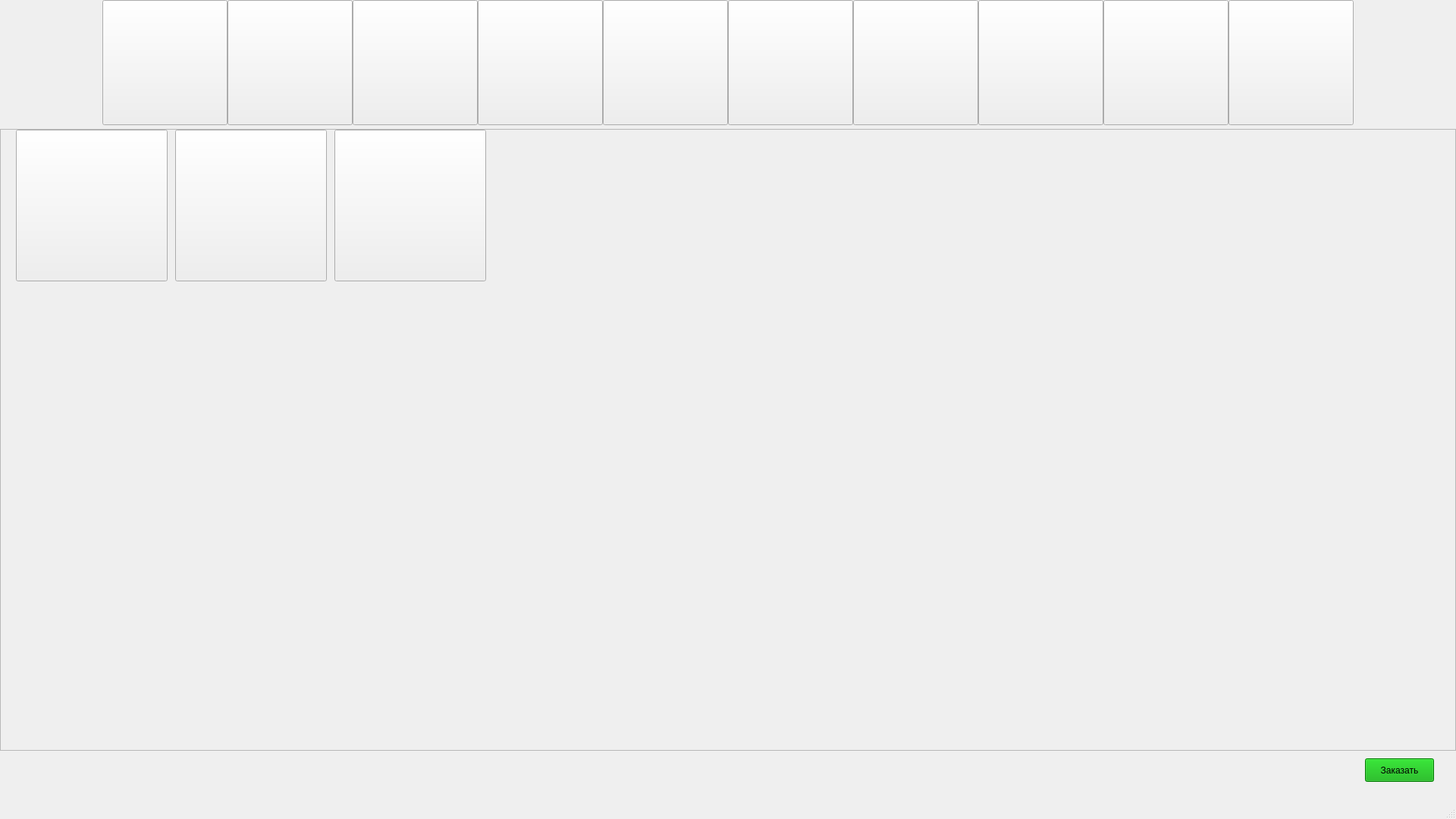
<?xml version="1.0" encoding="UTF-8"?>
<ui version="4.0">
 <class>MainWindow</class>
 <widget class="QMainWindow" name="MainWindow">
  <property name="geometry">
   <rect>
    <x>0</x>
    <y>0</y>
    <width>1920</width>
    <height>1080</height>
   </rect>
  </property>
  <property name="windowTitle">
   <string>MainWindow</string>
  </property>
  <property name="animated">
   <bool>true</bool>
  </property>
  <widget class="QWidget" name="centralwidget">
   <widget class="QPushButton" name="breakfast">
    <property name="geometry">
     <rect>
      <x>135</x>
      <y>0</y>
      <width>165</width>
      <height>165</height>
     </rect>
    </property>
    <property name="text">
     <string/>
    </property>
    <property name="icon">
     <iconset>
      <normaloff>breakfast_300x300 category-panel-left-desktop.jpeg</normaloff>breakfast_300x300 category-panel-left-desktop.jpeg</iconset>
    </property>
    <property name="iconSize">
     <size>
      <width>300</width>
      <height>300</height>
     </size>
    </property>
    <property name="shortcut">
     <string/>
    </property>
    <property name="autoDefault">
     <bool>false</bool>
    </property>
    <property name="default">
     <bool>false</bool>
    </property>
    <property name="flat">
     <bool>false</bool>
    </property>
   </widget>
   <widget class="QPushButton" name="burgers">
    <property name="geometry">
     <rect>
      <x>300</x>
      <y>0</y>
      <width>165</width>
      <height>165</height>
     </rect>
    </property>
    <property name="text">
     <string/>
    </property>
    <property name="icon">
     <iconset>
      <normaloff>burgers_300x300 category-panel-left-desktop.jpeg</normaloff>burgers_300x300 category-panel-left-desktop.jpeg</iconset>
    </property>
    <property name="iconSize">
     <size>
      <width>300</width>
      <height>300</height>
     </size>
    </property>
    <property name="shortcut">
     <string/>
    </property>
    <property name="autoDefault">
     <bool>false</bool>
    </property>
    <property name="default">
     <bool>false</bool>
    </property>
   </widget>
   <widget class="QPushButton" name="ChickenFishSandwiches">
    <property name="geometry">
     <rect>
      <x>465</x>
      <y>0</y>
      <width>165</width>
      <height>165</height>
     </rect>
    </property>
    <property name="text">
     <string/>
    </property>
    <property name="icon">
     <iconset>
      <normaloff>nav_chickenfishsandwiches_160x160 category-panel-left-desktop.jpeg</normaloff>nav_chickenfishsandwiches_160x160 category-panel-left-desktop.jpeg</iconset>
    </property>
    <property name="iconSize">
     <size>
      <width>300</width>
      <height>300</height>
     </size>
    </property>
    <property name="shortcut">
     <string/>
    </property>
    <property name="autoDefault">
     <bool>false</bool>
    </property>
    <property name="default">
     <bool>false</bool>
    </property>
   </widget>
   <widget class="QPushButton" name="McNuggetsAndMeals">
    <property name="geometry">
     <rect>
      <x>630</x>
      <y>0</y>
      <width>165</width>
      <height>165</height>
     </rect>
    </property>
    <property name="text">
     <string/>
    </property>
    <property name="icon">
     <iconset>
      <normaloff>nav_mcnuggetscombo_160x160 category-panel-left-desktop.jpeg</normaloff>nav_mcnuggetscombo_160x160 category-panel-left-desktop.jpeg</iconset>
    </property>
    <property name="iconSize">
     <size>
      <width>300</width>
      <height>300</height>
     </size>
    </property>
    <property name="shortcut">
     <string/>
    </property>
    <property name="autoDefault">
     <bool>false</bool>
    </property>
    <property name="default">
     <bool>false</bool>
    </property>
   </widget>
   <widget class="QPushButton" name="HappyMeal">
    <property name="geometry">
     <rect>
      <x>960</x>
      <y>0</y>
      <width>165</width>
      <height>165</height>
     </rect>
    </property>
    <property name="text">
     <string/>
    </property>
    <property name="icon">
     <iconset>
      <normaloff>nav_happy_meal_160x160 category-panel-left-desktop.jpeg</normaloff>nav_happy_meal_160x160 category-panel-left-desktop.jpeg</iconset>
    </property>
    <property name="iconSize">
     <size>
      <width>300</width>
      <height>300</height>
     </size>
    </property>
    <property name="shortcut">
     <string/>
    </property>
    <property name="autoDefault">
     <bool>false</bool>
    </property>
    <property name="default">
     <bool>false</bool>
    </property>
   </widget>
   <widget class="QPushButton" name="FriesSides">
    <property name="geometry">
     <rect>
      <x>795</x>
      <y>0</y>
      <width>165</width>
      <height>165</height>
     </rect>
    </property>
    <property name="text">
     <string/>
    </property>
    <property name="icon">
     <iconset>
      <normaloff>snacks_sides_300x300 category-panel-left-desktop.jpeg</normaloff>snacks_sides_300x300 category-panel-left-desktop.jpeg</iconset>
    </property>
    <property name="iconSize">
     <size>
      <width>300</width>
      <height>300</height>
     </size>
    </property>
    <property name="shortcut">
     <string/>
    </property>
    <property name="autoDefault">
     <bool>false</bool>
    </property>
    <property name="default">
     <bool>false</bool>
    </property>
   </widget>
   <widget class="QPushButton" name="McCafeCoffees">
    <property name="geometry">
     <rect>
      <x>1125</x>
      <y>0</y>
      <width>165</width>
      <height>165</height>
     </rect>
    </property>
    <property name="text">
     <string/>
    </property>
    <property name="icon">
     <iconset>
      <normaloff>mccafe_300x300 category-panel-left-desktop.jpeg</normaloff>mccafe_300x300 category-panel-left-desktop.jpeg</iconset>
    </property>
    <property name="iconSize">
     <size>
      <width>300</width>
      <height>300</height>
     </size>
    </property>
    <property name="shortcut">
     <string/>
    </property>
    <property name="autoDefault">
     <bool>false</bool>
    </property>
    <property name="default">
     <bool>false</bool>
    </property>
   </widget>
   <widget class="QPushButton" name="McCafeBakery">
    <property name="geometry">
     <rect>
      <x>1290</x>
      <y>0</y>
      <width>165</width>
      <height>165</height>
     </rect>
    </property>
    <property name="text">
     <string/>
    </property>
    <property name="icon">
     <iconset>
      <normaloff>Menu_LeftRail_mcd-160x160 category-panel-left-desktop.jpeg</normaloff>Menu_LeftRail_mcd-160x160 category-panel-left-desktop.jpeg</iconset>
    </property>
    <property name="iconSize">
     <size>
      <width>300</width>
      <height>300</height>
     </size>
    </property>
    <property name="shortcut">
     <string/>
    </property>
    <property name="autoDefault">
     <bool>false</bool>
    </property>
    <property name="default">
     <bool>false</bool>
    </property>
   </widget>
   <widget class="QPushButton" name="SweetsTreats">
    <property name="geometry">
     <rect>
      <x>1455</x>
      <y>0</y>
      <width>165</width>
      <height>165</height>
     </rect>
    </property>
    <property name="text">
     <string/>
    </property>
    <property name="icon">
     <iconset>
      <normaloff>desserts_shakes_300x300 category-panel-left-desktop.jpeg</normaloff>desserts_shakes_300x300 category-panel-left-desktop.jpeg</iconset>
    </property>
    <property name="iconSize">
     <size>
      <width>300</width>
      <height>300</height>
     </size>
    </property>
    <property name="shortcut">
     <string/>
    </property>
    <property name="autoDefault">
     <bool>false</bool>
    </property>
    <property name="default">
     <bool>false</bool>
    </property>
   </widget>
   <widget class="QPushButton" name="beverages">
    <property name="geometry">
     <rect>
      <x>1620</x>
      <y>0</y>
      <width>165</width>
      <height>165</height>
     </rect>
    </property>
    <property name="text">
     <string/>
    </property>
    <property name="icon">
     <iconset>
      <normaloff>drinks_300x300 category-panel-left-desktop.jpeg</normaloff>drinks_300x300 category-panel-left-desktop.jpeg</iconset>
    </property>
    <property name="iconSize">
     <size>
      <width>300</width>
      <height>300</height>
     </size>
    </property>
    <property name="shortcut">
     <string/>
    </property>
    <property name="autoDefault">
     <bool>false</bool>
    </property>
    <property name="default">
     <bool>false</bool>
    </property>
   </widget>
   <widget class="QScrollArea" name="scrollArea">
    <property name="geometry">
     <rect>
      <x>0</x>
      <y>170</y>
      <width>1920</width>
      <height>820</height>
     </rect>
    </property>
    <property name="widgetResizable">
     <bool>true</bool>
    </property>
    <widget class="QWidget" name="scrollAreaWidgetContents">
     <property name="geometry">
      <rect>
       <x>0</x>
       <y>0</y>
       <width>1918</width>
       <height>818</height>
      </rect>
     </property>
     <widget class="QPushButton" name="HamburgerHappyMeal">
      <property name="geometry">
       <rect>
        <x>20</x>
        <y>0</y>
        <width>200</width>
        <height>200</height>
       </rect>
      </property>
      <property name="text">
       <string notr="true"/>
      </property>
      <property name="icon">
       <iconset>
        <normaloff>h-mcdonalds-Hamburger 1-4-product-tile-desktop.jpeg</normaloff>h-mcdonalds-Hamburger 1-4-product-tile-desktop.jpeg</iconset>
      </property>
      <property name="iconSize">
       <size>
        <width>200</width>
        <height>200</height>
       </size>
      </property>
     </widget>
     <widget class="QPushButton" name="SixPieceChickenMcNuggetsHappyMeal">
      <property name="geometry">
       <rect>
        <x>440</x>
        <y>0</y>
        <width>200</width>
        <height>200</height>
       </rect>
      </property>
      <property name="text">
       <string notr="true"/>
      </property>
      <property name="icon">
       <iconset>
        <normaloff>mcdonalds-Chicken-McNuggets-Mighty-Kids-Meals 1-4-product-tile-desktop.jpeg</normaloff>mcdonalds-Chicken-McNuggets-Mighty-Kids-Meals 1-4-product-tile-desktop.jpeg</iconset>
      </property>
      <property name="iconSize">
       <size>
        <width>200</width>
        <height>200</height>
       </size>
      </property>
     </widget>
     <widget class="QPushButton" name="FourPieceChickenMcNuggetsHappyMeal">
      <property name="geometry">
       <rect>
        <x>230</x>
        <y>0</y>
        <width>200</width>
        <height>200</height>
       </rect>
      </property>
      <property name="text">
       <string notr="true"/>
      </property>
      <property name="icon">
       <iconset>
        <normaloff>h-mcdonalds-Chicken-McNuggets 1-4-product-tile-desktop.jpeg</normaloff>h-mcdonalds-Chicken-McNuggets 1-4-product-tile-desktop.jpeg</iconset>
      </property>
      <property name="iconSize">
       <size>
        <width>200</width>
        <height>200</height>
       </size>
      </property>
     </widget>
    </widget>
   </widget>
   <widget class="QPushButton" name="buy">
    <property name="geometry">
     <rect>
      <x>1800</x>
      <y>1000</y>
      <width>91</width>
      <height>31</height>
     </rect>
    </property>
    <property name="styleSheet">
     <string notr="true">background-color: rgb(0, 170, 0)</string>
    </property>
    <property name="text">
     <string>Заказать</string>
    </property>
   </widget>
  </widget>
  <widget class="QMenuBar" name="menubar">
   <property name="geometry">
    <rect>
     <x>0</x>
     <y>0</y>
     <width>1920</width>
     <height>21</height>
    </rect>
   </property>
  </widget>
  <widget class="QStatusBar" name="statusbar"/>
 </widget>
 <resources/>
 <connections/>
</ui>
